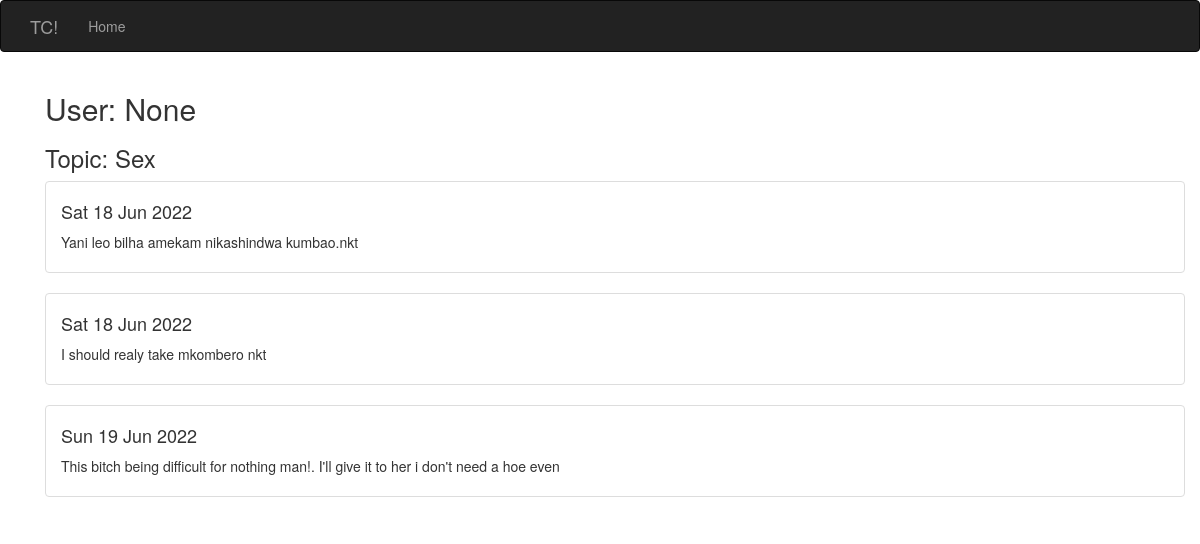
Screenshot of /show_thoughts/12&Sex with the database file from the repository.
### model.py (models this page shows, shortened)
class Thought(db.Model):
    __tablename__ = 'thoughts'
    id = db.Column(db.Integer, primary_key=True)
    content = db.Column(db.String(200), nullable=False)
    date_created = db.Column(db.DateTime, default=datetime.utcnow)
    topic_id = db.Column(db.Integer, db.ForeignKey('topics.id'))

### app.py (the view)
@app.route('/show_thoughts/<int:id>&<string:topic_name>')
def show_topic(id,topic_name):
    thoughts = Thought.query.filter_by(topic_id=id).all()
    return render_template('thought.html', thoughts=thoughts, topic_name=topic_name,name=session.get('name'))

### templates/thought.html
{% extends 'base.html'%}
{% block page_content%}
    <div class="container">
        <h2>User: {{name}}</h2>
        <h3>Topic: {{topic_name}}</h3>
        {% for thought in thoughts%}
        <ul class="list-group" >
            <li class="list-group-item">
            <div class="thought_item">
                <h4>{{thought.date_created.strftime("%a %d %b %Y")}}</h4>
                 <p>
                {{thought.content}}
                </p>
            </div>
            </li>
        </ul>
        {% endfor %}
    </div>
{% endblock %}

### rows the page displays
Thought: date_created "Sat 18 Jun 2022", content "Yani leo bilha amekam nikashindwa kumbao.nkt"
Thought: date_created "Sat 18 Jun 2022", content "I should realy take mkombero nkt"
Thought: date_created "Sun 19 Jun 2022", content "This bitch being difficult for nothing man!. I'll give it to her i don't need a hoe even"

### other values shown
{{ name }} "None"
{{ topic_name }} "Sex"
